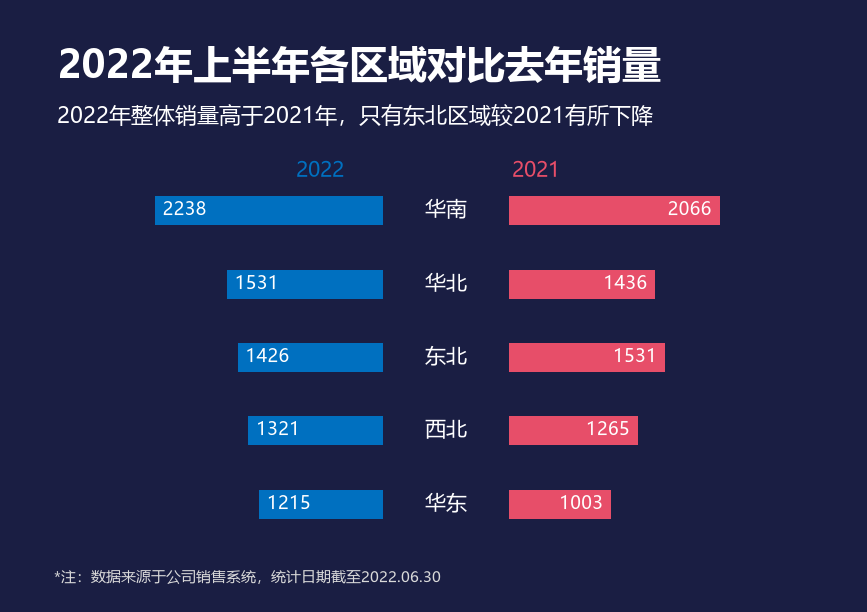

Python code for this plot:
# -*- coding: utf-8 -*-
# 第6图「蝴蝶图」复刻 数据来源：《第二章 图表(前15).xlsx》工作表 '6 蝴蝶图'
# 华南2238/2066 华北1531/1436 东北1426/1531 西北1321/1265 华东1215/1003
import numpy as np
import matplotlib
import matplotlib.pyplot as plt
from matplotlib.patches import Rectangle

matplotlib.rcParams['font.sans-serif'] = ['Microsoft YaHei', 'SimHei']
matplotlib.rcParams['axes.unicode_minus'] = False

BG = '#1A1E43'
BLUE = '#0070C0'
RED = '#E74E69'
NOTE = '#D9D9D9'

W, H = 867, 612
PX_PER_VAL = 0.102

regions = ['华南', '华北', '东北', '西北', '华东']
v2022 = [2238, 1531, 1426, 1321, 1215]
v2021 = [2066, 1436, 1531, 1265, 1003]

# bar geometry
BLUE_RIGHT = 383   # blue bars end here (center divider)
RED_LEFT = 509     # red bars start here (center divider)
BAR_H = 29
row_cy = [210, 284, 357, 430, 504]  # bar center y

fig = plt.figure(figsize=(W/100, H/100), dpi=100)
fig.patch.set_facecolor(BG)
ax = fig.add_axes([0, 0, 1, 1])
ax.set_xlim(0, W)
ax.set_ylim(H, 0)
ax.set_facecolor(BG)
for s in ax.spines.values():
    s.set_visible(False)
ax.set_xticks([])
ax.set_yticks([])

# bars
for i in range(5):
    cy = row_cy[i]
    ytop = cy - BAR_H/2
    # blue bar: from BLUE_RIGHT leftwards
    bw = v2022[i] * PX_PER_VAL
    ax.add_patch(Rectangle((BLUE_RIGHT - bw, ytop), bw, BAR_H,
                           facecolor=BLUE, edgecolor='none', zorder=3))
    # red bar: from RED_LEFT rightwards
    rw = v2021[i] * PX_PER_VAL
    ax.add_patch(Rectangle((RED_LEFT, ytop), rw, BAR_H,
                           facecolor=RED, edgecolor='none', zorder=3))

# bar numbers (white, inside bars at outer end)
for i in range(5):
    cy = row_cy[i]
    bw = v2022[i] * PX_PER_VAL
    ax.text(BLUE_RIGHT - bw + 8, cy, str(v2022[i]), color='white',
            fontsize=13, ha='left', va='center', zorder=5)
    rw = v2021[i] * PX_PER_VAL
    ax.text(RED_LEFT + rw - 8, cy, str(v2021[i]), color='white',
            fontsize=13, ha='right', va='center', zorder=5)

# region names (center column)
for i in range(5):
    ax.text(446, row_cy[i], regions[i], color='white',
            fontsize=15, ha='center', va='center', zorder=5)

# top year labels
ax.text(320, 171, '2022', color=BLUE, fontsize=15, ha='center', va='center', zorder=5)
ax.text(536, 171, '2021', color=RED, fontsize=15, ha='center', va='center', zorder=5)

# title
ax.text(58, 46, '2022年上半年各区域对比去年销量', color='white',
        fontsize=28, fontweight='bold', ha='left', va='top', zorder=5)

# subtitle
ax.text(57, 104, '2022年整体销量高于2021年，只有东北区域较2021有所下降', color='white',
        fontsize=16, ha='left', va='top', zorder=5)

# note
ax.text(54, 586, '*注：数据来源于公司销售系统，统计日期截至2022.06.30', color=NOTE,
        fontsize=11, ha='left', va='bottom', zorder=5)

out = r'D:\AAA作业\可视化作业\第二章 图表（前15）\蝴蝶图\蝴蝶图_复刻.png'
import os
os.makedirs(os.path.dirname(out), exist_ok=True)
plt.savefig(out, dpi=100, facecolor=BG, bbox_inches=None, pad_inches=0)
print('saved', out)
